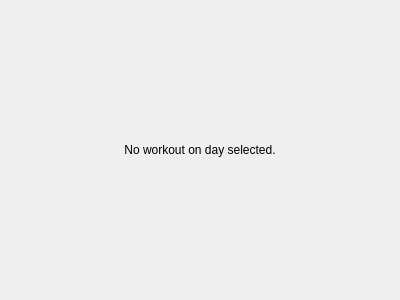
<?xml version="1.0" encoding="UTF-8"?>
<ui version="4.0">
 <class>Warning</class>
 <widget class="QDialog" name="Warning">
  <property name="windowModality">
   <enum>Qt::ApplicationModal</enum>
  </property>
  <property name="geometry">
   <rect>
    <x>0</x>
    <y>0</y>
    <width>400</width>
    <height>300</height>
   </rect>
  </property>
  <property name="windowTitle">
   <string>Warning</string>
  </property>
  <layout class="QGridLayout" name="gridLayout">
   <item row="0" column="0">
    <widget class="QLabel" name="label">
     <property name="text">
      <string>No workout on day selected.</string>
     </property>
     <property name="alignment">
      <set>Qt::AlignCenter</set>
     </property>
    </widget>
   </item>
  </layout>
 </widget>
 <resources/>
 <connections/>
</ui>
